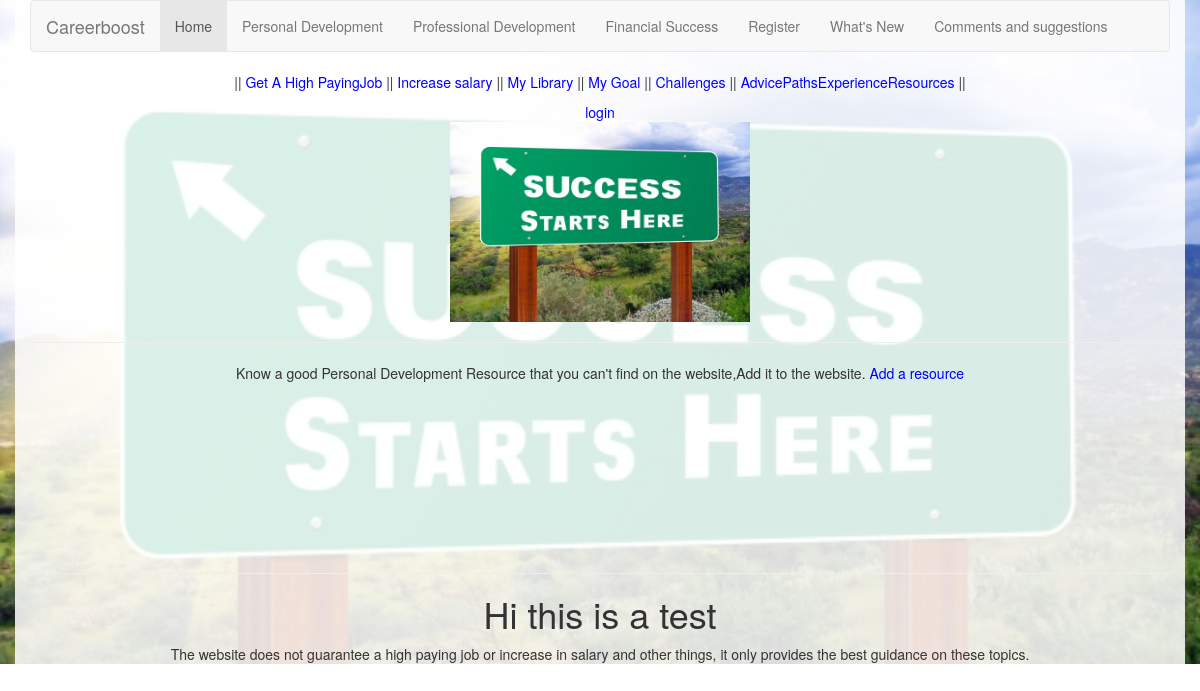
Page /FirstApp/Jack_Canfield/ on the earlier database version.
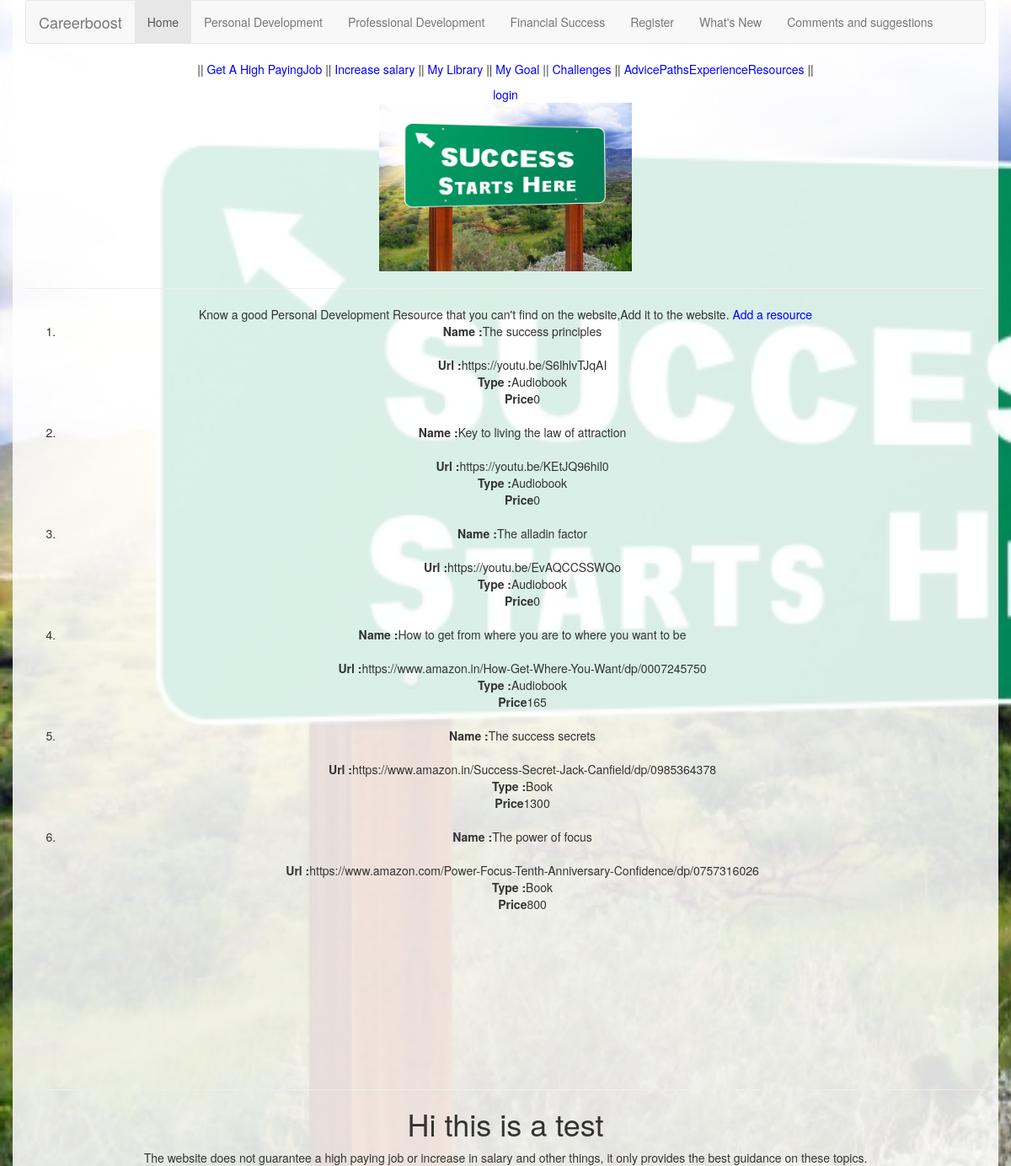
Same page on the later database version.
### FirstApp/models.py (models this page shows, shortened)
class Personal_Development_Resources(models.Model):
    Author=models.CharField(max_length=25)
    Name_Of_Resource=models.CharField(max_length=100)
    Url=models.URLField(max_length=150)
    Type=models.CharField(max_length=25)
    Self_Email=models.EmailField(max_length=100)
    Price=models.IntegerField()
    Released_On=models.DateField()

### FirstApp/views.py (the view)
def JackCanfieldView(request):
    ResourceList=Personal_Development_Resources.objects.filter(Author="Jack Canfield")
    return render(request,'FirstApp/Jack_Canfield.html',{'Resource':ResourceList})

### templates/FirstApp/Jack_Canfield.html
{% extends "FirstApp/Base.html"%}
{%block Body_Block%}
    Know a good Personal Development Resource that you can't find on the website,Add it to the website.
   <a href="{% url 'FirstApp:Add_Personal_Development_Resource' %}">Add a resource</a>
   <ol>
      {%for resource in Resource %}
      <li><b>Name :</b>{{resource.Name_Of_Resource}}</li><br>
      <b>Url :</b>{{resource.Url}}<br>
       <b>Type :</b>{{resource.Type}}<br>
       <b>Price</b>{{resource.Price}}<br><br>
      {%endfor%}
   </ol>
{%endblock%}

Differences in the rows shown:
added Personal_Development_Resources: Name_Of_Resource "The success principles", Url "https://youtu.be/S6lhlvTJqAI", Type "Audiobook", Price "0"
added Personal_Development_Resources: Name_Of_Resource "Key to living the law of attraction", Url "https://youtu.be/KEtJQ96hil0", Type "Audiobook", Price "0"
added Personal_Development_Resources: Name_Of_Resource "The alladin factor", Url "https://youtu.be/EvAQCCSSWQo", Type "Audiobook", Price "0"
added Personal_Development_Resources: Name_Of_Resource "How to get from where you are to where you want to be", Url "https://www.amazon.in/How-Get-Where-You-Want/dp/0007245750", Type "Audiobook", Price "165"
added Personal_Development_Resources: Name_Of_Resource "The success secrets", Url "https://www.amazon.in/Success-Secret-Jack-Canfield/dp/0985364378", Type "Book", Price "1300"
added Personal_Development_Resources: Name_Of_Resource "The power of focus", Url "https://www.amazon.com/Power-Focus-Tenth-Anniversary-Confidence/dp/0757316026", Type "Book", Price "800"
